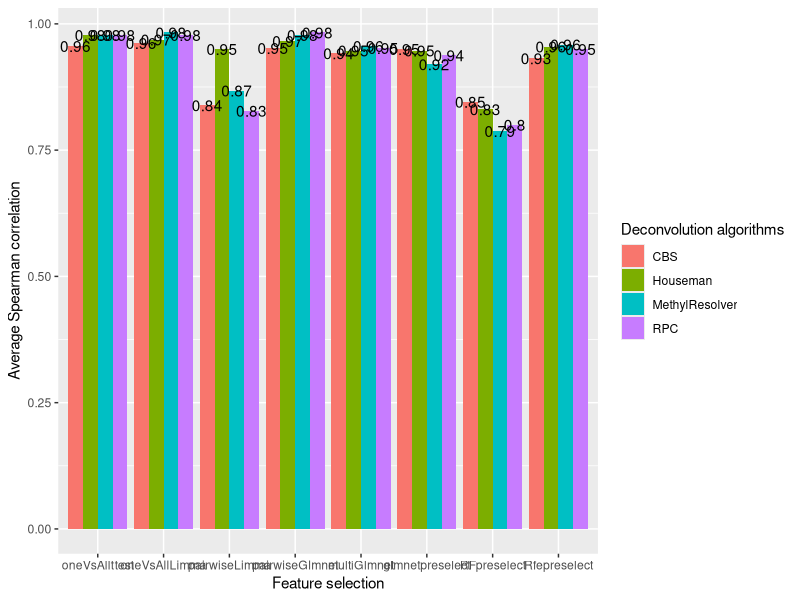
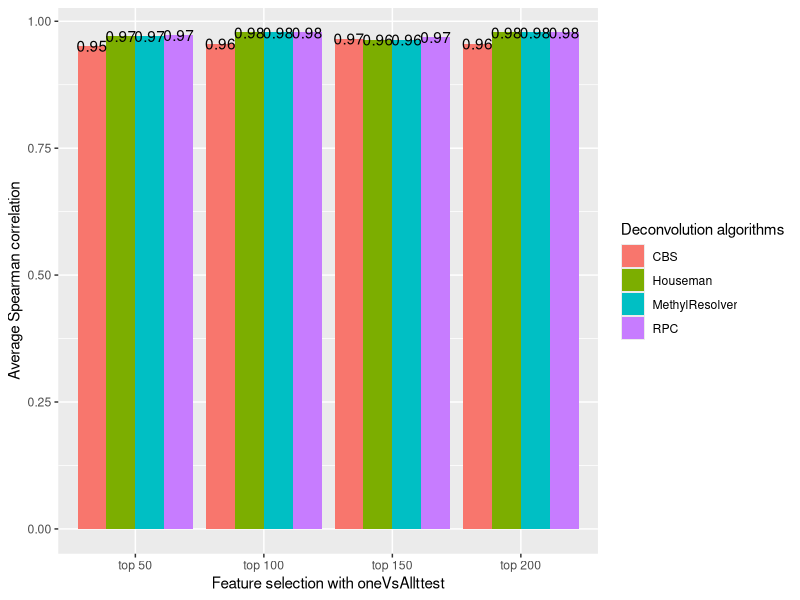

The R source for these figures, in order:
## plots

### Figure 1
## barplots of deconvolution performance (average corr with true proportions) using different feature selection + deconvolution algorithms
library(tidyr)
library(ggplot2)
cor_Houseman <- c(0.978, 0.969, 0.950, 0.966, 0.947, 0.947, 0.831, 0.955)
cor_RPC <- c(0.978, 0.978, 0.828, 0.983, 0.952, 0.938, 0.800, 0.950)
cor_CBS <- c(0.956, 0.962, 0.839, 0.952, 0.942, 0.950, 0.846, 0.932)
cor_MethylResolver <- c(0.978, 0.983, 0.868, 0.978, 0.956, 0.920, 0.788, 0.959)

#####  or load results from featureSelection_Comparison.R

# cor_Houseman <- c(cor_Houseman_1, cor_Houseman_2, cor_Houseman_3, cor_Houseman_4, cor_Houseman_5,
#                   cor_Houseman_6, cor_Houseman_7, cor_Houseman_8, cor_Houseman_9)
# cor_RPC <- c(cor_RPC_1, cor_RPC_2, cor_RPC_3, cor_RPC_4, cor_RPC_5, cor_RPC_6, cor_RPC_7, cor_RPC_8, cor_RPC_9)
# cor_CBS <- c(cor_CBS_1, cor_CBS_2, cor_CBS_3, cor_CBS_4, cor_CBS_5, cor_CBS_6, cor_CBS_7, cor_CBS_8, cor_CBS_9)
# cor_MethylResolver <- c(cor_MethylResolver_1, cor_MethylResolver_2, cor_MethylResolver_3, cor_MethylResolver_4,
#                         cor_MethylResolver_5, cor_MethylResolver_6, cor_MethylResolver_7, cor_MethylResolver_8,
#                         cor_MethylResolver_9)

df1 <- data.frame(FeatureSelection = c("oneVsAllttest","oneVsAllLimma","pairwiseLimma","pairwiseGlmnet","multiGlmnet",
                                       "glmnetpreselect", "RFpreselect", "Rfepreselect"),
                  Houseman = cor_Houseman, RPC = cor_RPC, CBS = cor_CBS, MethylResolver = cor_MethylResolver)

print(ggplot(data = df1 %>% gather(Deconvolution, Spearman_Correlation, -FeatureSelection),
       aes(x = factor(FeatureSelection, level = c("oneVsAllttest","oneVsAllLimma","pairwiseLimma","pairwiseGlmnet","multiGlmnet",
                                                  "glmnetpreselect", "RFpreselect", "Rfepreselect")), y = Spearman_Correlation, fill = Deconvolution)) +
  geom_bar(stat = 'identity', position = 'dodge')+
  geom_text(aes(label= round(Spearman_Correlation,2)), position = position_dodge(0.9))+
  labs(x = "Feature selection")+
  labs(y = "Average Spearman correlation")+
  labs(fill = "Deconvolution algorithms"))



### Supplementary Figure 1
## barplots of deconvolution performance (average corr with true proportions) using OneVsAllttest with top 50, 100, 150, 200 probes

library(tidyr)
library(ggplot2)
cor_Houseman <- c(0.971, 0.978, 0.964, 0.978)
cor_RPC <- c(0.973, 0.978, 0.969, 0.978)
cor_CBS <- c(0.952, 0.956, 0.966, 0.956)
cor_MethylResolver <- c(0.971, 0.978, 0.964, 0.978)
df1 <- data.frame(FeatureSelection = c("top 50","top 100","top 150","top 200"),
                  Houseman = cor_Houseman, RPC = cor_RPC, CBS = cor_CBS, MethylResolver = cor_MethylResolver)

print(ggplot(data = df1 %>% gather(Deconvolution, Spearman_Correlation, -FeatureSelection),
             aes(x = factor(FeatureSelection, level = c("top 50","top 100","top 150","top 200")), y = Spearman_Correlation, fill = Deconvolution)) +
        geom_bar(stat = 'identity', position = 'dodge')+
        geom_text(aes(label= round(Spearman_Correlation,2)), position = position_dodge(0.9))+
        labs(x = "Feature selection with oneVsAllttest")+
        labs(y = "Average Spearman correlation")+
        labs(fill = "Deconvolution algorithms"))
